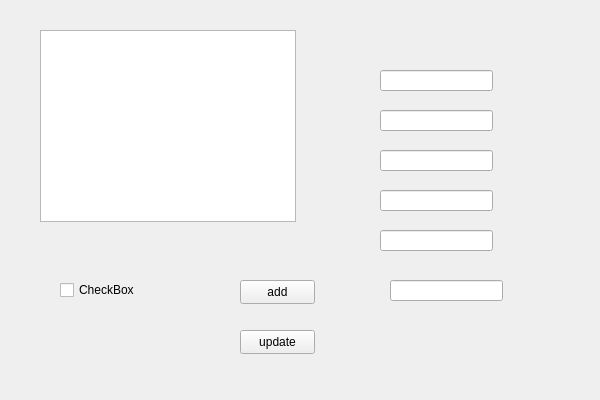
<?xml version="1.0" encoding="UTF-8"?>
<ui version="4.0">
 <class>PracticClass</class>
 <widget class="QWidget" name="PracticClass">
  <property name="geometry">
   <rect>
    <x>0</x>
    <y>0</y>
    <width>600</width>
    <height>400</height>
   </rect>
  </property>
  <property name="windowTitle">
   <string>Practic</string>
  </property>
  <widget class="QListWidget" name="listWidget">
   <property name="geometry">
    <rect>
     <x>40</x>
     <y>30</y>
     <width>256</width>
     <height>192</height>
    </rect>
   </property>
  </widget>
  <widget class="QLineEdit" name="lineEdit">
   <property name="geometry">
    <rect>
     <x>380</x>
     <y>70</y>
     <width>113</width>
     <height>21</height>
    </rect>
   </property>
  </widget>
  <widget class="QLineEdit" name="linename">
   <property name="geometry">
    <rect>
     <x>380</x>
     <y>110</y>
     <width>113</width>
     <height>21</height>
    </rect>
   </property>
  </widget>
  <widget class="QLineEdit" name="linediag">
   <property name="geometry">
    <rect>
     <x>380</x>
     <y>150</y>
     <width>113</width>
     <height>21</height>
    </rect>
   </property>
  </widget>
  <widget class="QLineEdit" name="linespec">
   <property name="geometry">
    <rect>
     <x>380</x>
     <y>190</y>
     <width>113</width>
     <height>21</height>
    </rect>
   </property>
  </widget>
  <widget class="QLineEdit" name="linedoc">
   <property name="geometry">
    <rect>
     <x>380</x>
     <y>230</y>
     <width>113</width>
     <height>21</height>
    </rect>
   </property>
  </widget>
  <widget class="QLineEdit" name="linedate">
   <property name="geometry">
    <rect>
     <x>390</x>
     <y>280</y>
     <width>113</width>
     <height>21</height>
    </rect>
   </property>
  </widget>
  <widget class="QPushButton" name="addbutton">
   <property name="geometry">
    <rect>
     <x>240</x>
     <y>280</y>
     <width>75</width>
     <height>24</height>
    </rect>
   </property>
   <property name="text">
    <string>add</string>
   </property>
  </widget>
  <widget class="QCheckBox" name="checkBox">
   <property name="geometry">
    <rect>
     <x>60</x>
     <y>280</y>
     <width>75</width>
     <height>20</height>
    </rect>
   </property>
   <property name="text">
    <string>CheckBox</string>
   </property>
  </widget>
  <widget class="QPushButton" name="pushButtonupdate">
   <property name="geometry">
    <rect>
     <x>240</x>
     <y>330</y>
     <width>75</width>
     <height>24</height>
    </rect>
   </property>
   <property name="text">
    <string>update</string>
   </property>
  </widget>
 </widget>
 <layoutdefault spacing="6" margin="11"/>
 <resources>
  <include location="Practic.qrc"/>
 </resources>
 <connections/>
</ui>
